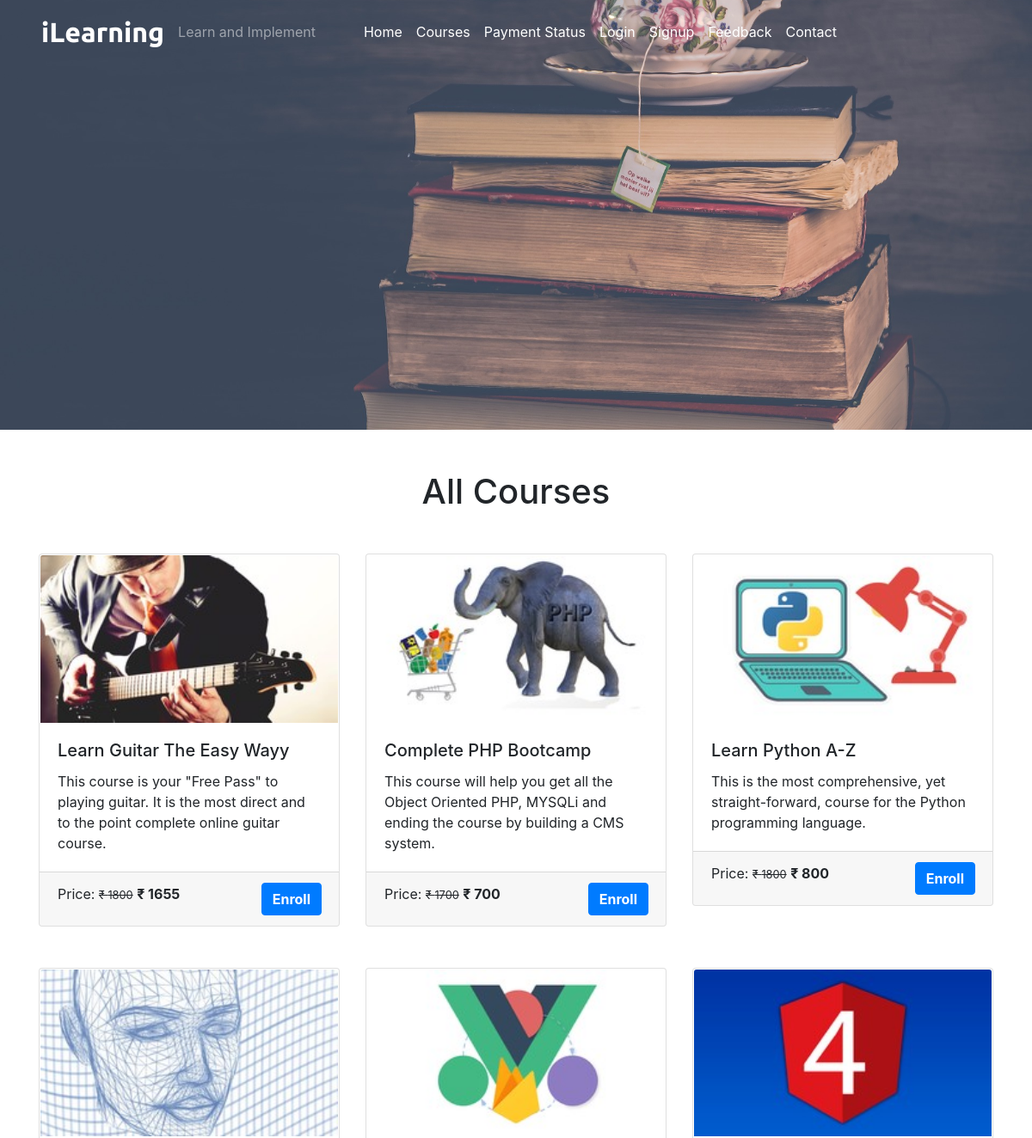
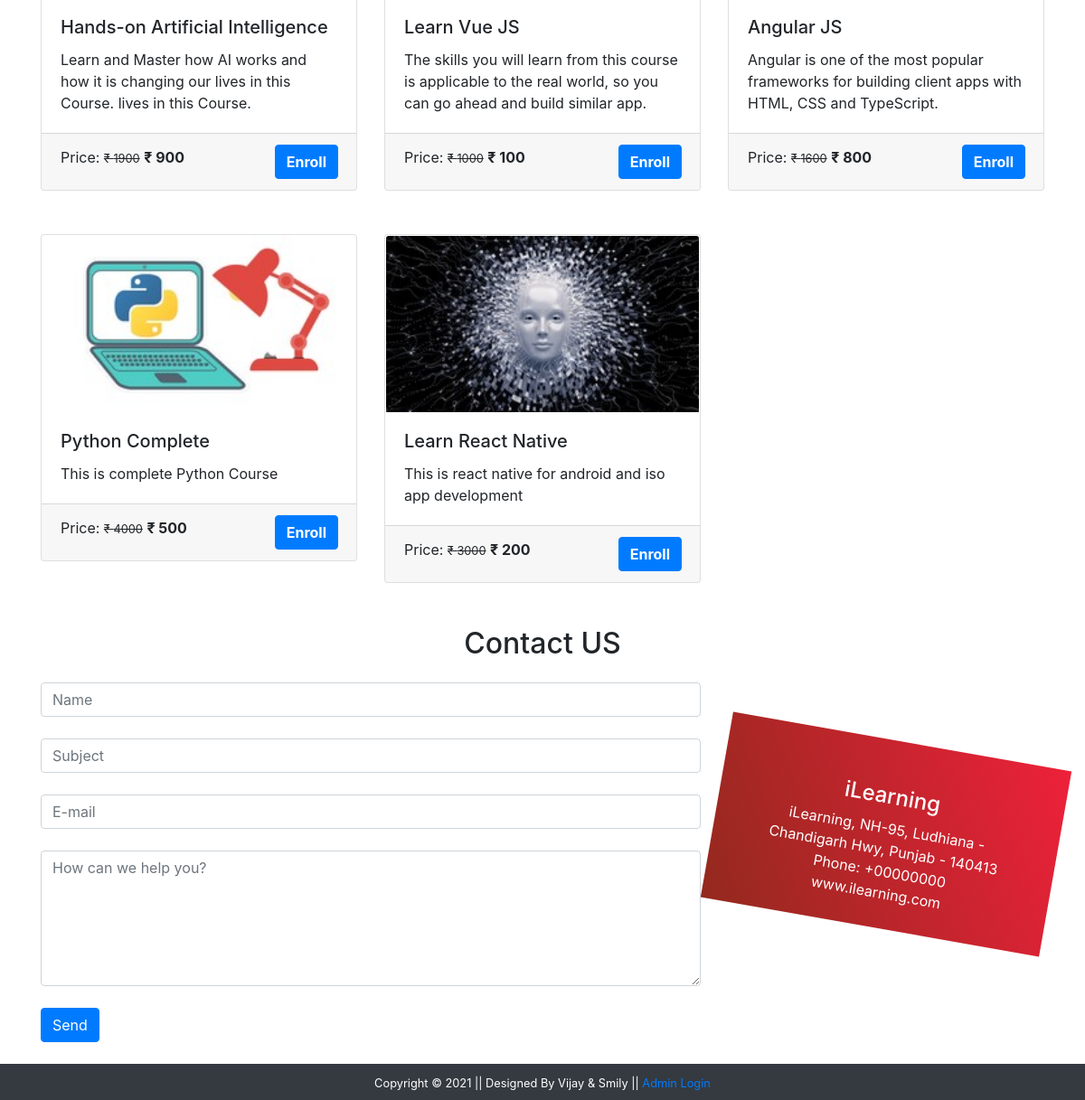
/courses.php, run on the app's committed database (2 pictures, top to bottom).
### tables this page shows
CREATE TABLE `course` (
  `course_id` int(11) NOT NULL,
  `course_name` text NOT NULL,
  `course_desc` text NOT NULL,
  `course_author` varchar(255) NOT NULL,
  `course_img` text NOT NULL,
  `course_duration` text NOT NULL,
  `course_price` int(11) NOT NULL,
  `course_original_price` int(11) NOT NULL
);

### courses.php (the view, shortened to what this page needs)
<?php
  include('./mainInclude/header.php');
?>
    <div class="container-fluid bg-dark">
      <div class="row">
        <img src="./image/coursebanner.jpg" alt="courses" style="height:500px; width:100%; object-fit:cover; box-shadow:10px;"/>
      </div>
    </div>
    <div class="container mt-5">
      <h1 class="text-center">All Courses</h1>
      <div class="row mt-4">
      <?php
          $sql = "SELECT * FROM course";
          $result = $conn->query($sql);
          if($result->num_rows > 0){
            while($row = $result->fetch_assoc()){
              $course_id = $row['course_id'];
              echo '
                <div class="col-sm-4 mb-4">
                  <a href="coursedetails.php?course_id='.$course_id.'" class="btn" style="text-align: left; padding:0px;"><div class="card">
                    <img src="'.str_replace('..', '.', $row['course_img']).'" class="card-img-top" alt="Guitar" />
                    <div class="card-body">
                      <h5 class="card-title">'.$row['course_name'].'</h5>
                      <p class="card-text">'.$row['course_desc'].'</p>
                    </div>
                    <div class="card-footer">
                      <p class="card-text d-inline">Price: <small><del>&#8377 '.$row['course_original_price'].'</del></small> <span class="font-weight-bolder">&#8377 '.$row['course_price'].'<span></p> <a class="btn btn-primary text-white font-weight-bolder float-right" href="coursedetails.php?course_id='.$course_id.'">Enroll</a>
                    </div>
                  </div> </a>
                </div>
              ';
            }
          }
        ?>
        </div>
      </div>
<?php
  include('./contact.php');
?>
<?php
  include('./mainInclude/footer.php');
?>

### mainInclude/header.php (shortened to what this page needs)
<!DOCTYPE html>
<html lang="en">
  <head>
    <link rel="stylesheet" type="text/css" href="css/bootstrap.min.css">
    <link rel="stylesheet" type="text/css" href="css/all.min.css">
    <link rel="stylesheet" type="text/css" href="css/owl.min.css">
    <link rel="stylesheet" type="text/css" href="css/owl.theme.min.css">
    <link rel="stylesheet" type="text/css" href="css/testyslider.css">
    <link rel="stylesheet" type="text/css" href="./css/style.css" />
  </head>
  <body>
    <nav class="navbar navbar-expand-sm navbar-dark pl-5 fixed-top">
      <a href="index.php" class="navbar-brand">iLearning</a>
      <span class="navbar-text">Learn and Implement</span>
      <div class="collapse navbar-collapse" id="myMenu">
        <ul class="navbar-nav pl-5 custom-nav">
          <li class="nav-item custom-nav-item"><a href="index.php" class="nav-link">Home</a></li>
          <li class="nav-item custom-nav-item"><a href="courses.php" class="nav-link">Courses</a></li>
          <li class="nav-item custom-nav-item"><a href="paymentstatus.php" class="nav-link">Payment Status</a></li>
          <?php
              if (isset($_SESSION['is_login'])){
                echo '<li class="nav-item custom-nav-item"><a href="student/studentProfile.php" class="nav-link">My Profile</a></li> <li class="nav-item custom-nav-item"><a href="logout.php" class="nav-link">Logout</a></li>';
              } else {
                echo '<li class="nav-item custom-nav-item"><a href="#login" class="nav-link" data-toggle="modal" data-target="#stuLoginModalCenter">Login</a></li> <li class="nav-item custom-nav-item"><a href="#signup" class="nav-link" data-toggle="modal" data-target="#stuRegModalCenter">Signup</a></li>';
              }
          ?>
          <li class="nav-item custom-nav-item"><a href="#Feedback" class="nav-link">Feedback</a></li>
          <li class="nav-item custom-nav-item"><a href="#Contact" class="nav-link">Contact</a></li>
        </ul>
      </div>
    </nav>

### contact.php (shortened to what this page needs)
<div class="container mt-4" id="Contact">
      <h2 class="text-center mb-4">Contact US</h2>
      <div class="row">
        <div class="col-md-8">
          <form action="https://docs.google.com/forms/u/6/d/e/1FAIpQLSdP0ZznR23ZEYzEZumDJ077T4EgP0-6y8neB_Ofb0ZHq8wWwA/formResponse" method="post" target="hidden_iframe" onsubmit="return validateForm(); ">
            <input type="text" class="form-control" id="name" placeholder="Name" required name="entry.287956900"><br>
            <input type="text" class="form-control" id="subject" placeholder="Subject" required name="entry.1068676674"><br>
            <input type="email" class="form-control" id="email" placeholder="E-mail" required name="entry.1197131012"><br>
            <textarea class="form-control" id="message" placeholder="How can we help you?" required name="entry.1321721833" style="height:150px;"></textarea><br>
            <input class="btn btn-primary" type="submit" value="Send" name="submit"><br><br>
          </form>
        </div>
        <div class="col-md-4 stripe text-white text-center">
          <h4>iLearning</h4>
          <p>iLearning,
          NH-95, Ludhiana - Chandigarh Hwy,
          Punjab - 140413<br />
          Phone: +00000000 <br />
          www.ilearning.com </p>
        </div>
      </div>
    </div>

### mainInclude/footer.php (shortened to what this page needs)
 <footer class="container-fluid bg-dark text-center p-2">
    <small class="text-white">Copyright &copy; 2021 || Designed By Vijay & Smily || <?php
          if (isset($_SESSION['is_admin_login'])){
            echo '<a href="admin/adminDashboard.php"> Admin Dashboard</a> <a href="logout.php">Logout</a>';
          }else {
            echo '<a href="#login" data-toggle="modal" data-target="#adminLoginModalCenter"> Admin Login</a>';
          }
    ?>
  </small>
 </footer>
  </body>
</html>

### css/style.css (style rules this page uses)
.navbar-brand { font-family: "Ubuntu", sans-serif; font-size: 2em; font-weight: bold; color: #fff; }
.custom-nav .custom-nav-item a { color: #fff !important; }
.stripe { background-image: linear-gradient(240deg, #ed213a, #93291e); padding: 3rem; height: 13rem; margin-top: 4rem; transform: rotate(10deg); z-index: -5; }

### data on the page
course: course_img (picture), course_name "Learn Guitar The Easy Wayy", course_desc "This course is your \"Free Pass\" to playing guitar. It is the most direct and to the point complete online guitar course.", course_original_price "1800", course_price "1655"
course: course_img (picture), course_name "Complete PHP Bootcamp", course_desc "This course will help you get all the Object Oriented PHP, MYSQLi and ending the course by building a CMS system.", course_original_price "1700", course_price "700"
course: course_img (picture), course_name "Learn Python A-Z", course_desc "This is the most comprehensive, yet straight-forward, course for the Python programming language.", course_original_price "1800", course_price "800"
course: course_img (picture), course_name "Hands-on Artificial Intelligence", course_desc "Learn and Master how AI works and how it is changing our lives in this Course. lives in this Course.", course_original_price "1900", course_price "900"
course: course_img (picture), course_name "Learn Vue JS", course_desc "The skills you will learn from this course is applicable to the real world, so you can go ahead and build similar app.", course_original_price "1000", course_price "100"
course: course_img (picture), course_name "Angular JS", course_desc "Angular is one of the most popular frameworks for building client apps with HTML, CSS and TypeScript.", course_original_price "1600", course_price "800"
course: course_img (picture), course_name "Python Complete", course_desc "This is complete Python Course", course_original_price "4000", course_price "500"
course: course_img (picture), course_name "Learn React Native", course_desc "This is react native for android and iso app development", course_original_price "3000", course_price "200"
